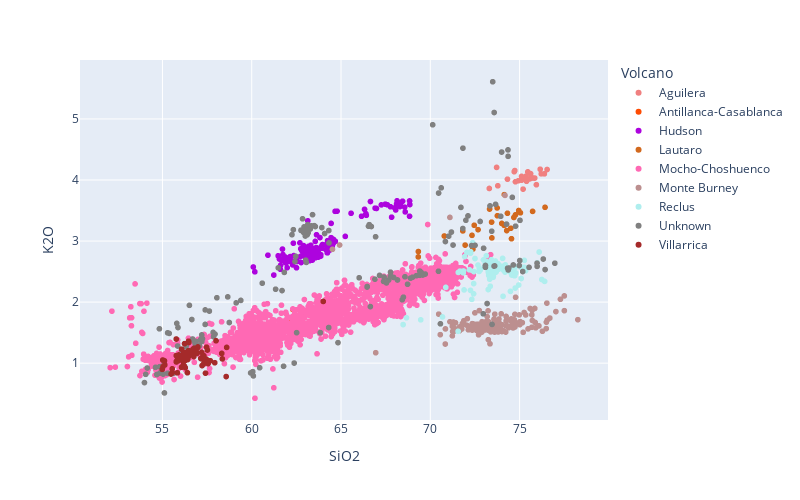

Notebook cell for this chart:
### Code cell
# compare chronology
from plotly.offline import plot, iplot, init_notebook_mode
import plotly.io as pio
#pio.renderers.default = "notebook"

import plotly.graph_objects as go
import plotly.express as px
import sys
sys.path.insert(1, '../Scripts')
from funciones import simbologia, color, Colores

volcanoes_by_latitude = pd.read_excel("../Scripts/VolcanesChile.xlsx")
volcanoes_by_latitude = volcanoes_by_latitude[(volcanoes_by_latitude.Activity!='Off')&
                                              (volcanoes_by_latitude.Latitud<-38.68)][['Volcan','Latitud']]
case1.sort_values('Volcano', inplace=True)

fig = px.scatter(case1, 'SiO2', 'K2O' , color = 'Volcano',
                 color_discrete_map = Colores(case1['Volcano'],type="volcano"), 
                 hover_data = ['SampleID','SampleObservationID',
                               'Volcano','Event','Authors',
                               'AnalyzedMaterial','Flag'],
                 labels = volcanoes_by_latitude['Volcan'],
                 width=800, height=500)

fig.show()
fig.write_html("../docs/CheckNormalizations_fig1.html", include_plotlyjs='cdn')# *to use the cdn option, internet conection is required

### Figure 1 — Plotly figure (JSON) as saved in the notebook; plotly's stock layout.template omitted (floating-point values rounded to 4 significant figures; data arrays with more than 128 entries replaced by an {"elided": "..."} marker saying what was removed)
{"data": [{"customdata": {"elided": "24x7 str values"}, "hovertemplate": "Volcano=%{customdata[2]}<br>SiO2=%{x}<br>K2O=%{y}<br>SampleID=%{customdata[0]}<br>SampleObservationID=%{customdata[1]}<br>Event=%{customdata[3]}<br>Authors=%{customdata[4]}<br>AnalyzedMaterial=%{customdata[5]}<br>Flag=%{customdata[6]}<extra></extra>", "legendgroup": "Aguilera", "marker": {"color": "lightcoral", "symbol": "circle"}, "mode": "markers", "name": "Aguilera", "showlegend": true, "type": "scattergl", "x": [74.77, 74.32, 73.71, 74.93, 76.15, 75.85, 76.54, 75.46, 74.7, 73.78, 74.73, 75.74, 75.62, 75.2, 76.39, 75.11, 75.56, 75.36, 75.94, 75.39, 73.3, 76.21, 75.11, 75.24], "xaxis": "x", "y": [3.971, 4.013, 4.207, 3.988, 4.176, 4.032, 4.172, 4.133, 4.137, 3.905, 4.155, 4.033, 4.104, 3.851, 4.101, 4.059, 4.017, 4.062, 3.923, 3.979, 3.862, 4.101, 3.997, 4.026], "yaxis": "y"}, {"customdata": [["CLD241H", "GSD5-C_4", "Antillanca-Casablanca", "Rayhuen", "Fontijn et al., 2016", "Glass shards", "Geochemistry_Issue"], ["CLD241H", "GSD5-C_28", "Antillanca-Casablanca", "Rayhuen", "Fontijn et al., 2016", "Glass shards", "Geochemistry_Issue"], ["CLD241H", "GSD5-C_9", "Antillanca-Casablanca", "Rayhuen", "Fontijn et al., 2016", "Glass shards", "Geochemistry_Issue"], ["CLD241H", "GSD5-C_8", "Antillanca-Casablanca", "Rayhuen", "Fontijn et al., 2016", "Glass shards", "Geochemistry_Issue"], ["CLD241H", "GSD5-C_6", "Antillanca-Casablanca", "Rayhuen", "Fontijn et al., 2016", "Glass shards", "Geochemistry_Issue"], ["CLD241H", "GSD5-C_27", "Antillanca-Casablanca", "Rayhuen", "Fontijn et al., 2016", "Glass shards", "Geochemistry_Issue"], ["CLD241H", "GSD5-C_30", "Antillanca-Casablanca", "Rayhuen", "Fontijn et al., 2016", "Glass shards", "Geochemistry_Issue"], ["CLD241H", "GSD5-C_21", "Antillanca-Casablanca", "Rayhuen", "Fontijn et al., 2016", "Glass shards", "Geochemistry_Issue"], ["CLD241H", "GSD5-C_2", "Antillanca-Casablanca", "Rayhuen", "Fontijn et al., 2016", "Glass shards", "Geochemistry_Issue"], ["CLD241H", "GSD5-C_22", "Antillanca-Casablanca", "Rayhuen", "Fontijn et al., 2016", "Glass shards", "Geochemistry_Issue"], ["CLD241H", "GSD5-C_14", "Antillanca-Casablanca", "Rayhuen", "Fontijn et al., 2016", "Glass shards", "Geochemistry_Issue"], ["CLD241H", "GSD5-C_12", "Antillanca-Casablanca", "Rayhuen", "Fontijn et al., 2016", "Glass shards", "Geochemistry_Issue"], ["CLD241H", "GSD5-C_10", "Antillanca-Casablanca", "Rayhuen", "Fontijn et al., 2016", "Glass shards", "Geochemistry_Issue"], ["CLD241H", "GSD5-C_20", "Antillanca-Casablanca", "Rayhuen", "Fontijn et al., 2016", "Glass shards", "Geochemistry_Issue"]], "hovertemplate": "Volcano=%{customdata[2]}<br>SiO2=%{x}<br>K2O=%{y}<br>SampleID=%{customdata[0]}<br>SampleObservationID=%{customdata[1]}<br>Event=%{customdata[3]}<br>Authors=%{customdata[4]}<br>AnalyzedMaterial=%{customdata[5]}<br>Flag=%{customdata[6]}<extra></extra>", "legendgroup": "Antillanca-Casablanca", "marker": {"color": "#fe4b03", "symbol": "circle"}, "mode": "markers", "name": "Antillanca-Casablanca", "showlegend": true, "type": "scattergl", "x": [63.94, 62.3, 61.42, 63.55, 64.69, 61.26, 63.8, 61.98, 62.55, 62.12, 62.73, 62.24, 63.03, 62.98], "xaxis": "x", "y": [1.856, 1.88, 1.592, 1.755, 1.918, 1.511, 1.864, 1.709, 1.775, 1.563, 1.685, 1.569, 1.803, 1.823], "yaxis": "y"}, {"customdata": {"elided": "124x7 str values"}, "hovertemplate": "Volcano=%{customdata[2]}<br>SiO2=%{x}<br>K2O=%{y}<br>SampleID=%{customdata[0]}<br>SampleObservationID=%{customdata[1]}<br>Event=%{customdata[3]}<br>Authors=%{customdata[4]}<br>AnalyzedMaterial=%{customdata[5]}<br>Flag=%{customdata[6]}<extra></extra>", "legendgroup": "Hudson", "marker": {"color": "#ad03de", "symbol": "circle"}, "mode": "markers", "name": "Hudson", "showlegend": true, "type": "scattergl", "x": [63.36, 63.17, 62.86, 61.6, 63.87, 63.56, 63.17, 63.61, 64.4, 63.93, 64.33, 61.24, 64.38, 63.4, 63.6, 64.48, 64.5, 64.68, 64.56, 63.82, 64.44, 62.36, 64.24, 62.17, 62.9, 63.56, 62.51, 63.73, 63.03, 64.6, 63.43, 64.22, 63.18, 61.91, 61.55, 63.61, 61.75, 62.16, 64.49, 61.48, 63.1, 63.31, 62.8, 60.91, 61.89, 62.14, 62.33, 63.63, 64.16, 61.8, 63.32, 62.99, 63.27, 64.58, 61.98, 61.72, 62.29, 61.62, 64.22, 61.67, 63.73, 63.36, 63.56, 65.24, 63.27, 68.01, 64.78, 66.91, 63.84, 65.56, 68.84, 67.59, 60.17, 62.14, 62.9, 63.14, 66.99, 66.15, 66.65, 63.27, 64.34, 63.11, 68.14, 62.75, 62.7, 62.43, 63.69, 63.12, 63.54, 63.25, 62.53, 62.77, 63.87, 68.11, 68.06, 67.48, 64.23, 64.41, 60.09, 64.25, 63.73, 63.93, 63.97, 62.68, 68.3, 62.04, 62.94, 62.8, 64.67, 66.32, 66.39, 64.45, 67.26, 68.56, 68.6, 63.14, 68.45, 68.32, 67.77, 67.84, 66.42, 68.84, 64.38, 68.86], "xaxis": "x", "y": [2.771, 2.796, 2.829, 2.538, 2.776, 2.838, 2.817, 2.884, 2.961, 2.925, 2.997, 2.443, 2.853, 2.689, 2.802, 3.045, 2.916, 2.996, 2.957, 3.057, 3.055, 2.762, 2.807, 2.687, 2.926, 2.994, 2.562, 2.828, 2.699, 2.98, 2.823, 2.809, 2.912, 2.642, 2.705, 2.893, 2.779, 2.746, 2.973, 2.758, 3.218, 2.93, 2.844, 2.768, 2.738, 2.723, 2.965, 3.103, 2.857, 2.719, 2.75, 2.835, 2.717, 3.026, 2.563, 2.868, 2.609, 2.603, 2.926, 2.682, 2.847, 2.887, 2.726, 3.077, 2.721, 3.543, 3.49, 3.539, 2.889, 3.455, 3.406, 3.594, 2.496, 2.696, 2.89, 2.811, 3.534, 3.406, 3.648, 2.821, 2.954, 2.843, 3.659, 2.874, 2.971, 2.672, 2.837, 2.743, 2.802, 2.68, 2.665, 2.648, 2.754, 3.608, 3.509, 3.604, 2.964, 2.997, 2.575, 3.007, 2.737, 2.881, 2.943, 2.74, 3.565, 2.661, 2.75, 2.76, 3.487, 3.519, 3.448, 3.29, 3.593, 3.556, 3.478, 3.331, 3.652, 3.603, 3.562, 3.391, 3.422, 3.657, 2.92, 3.598], "yaxis": "y"}, {"customdata": {"elided": "27x7 str values"}, "hovertemplate": "Volcano=%{customdata[2]}<br>SiO2=%{x}<br>K2O=%{y}<br>SampleID=%{customdata[0]}<br>SampleObservationID=%{customdata[1]}<br>Event=%{customdata[3]}<br>Authors=%{customdata[4]}<br>AnalyzedMaterial=%{customdata[5]}<br>Flag=%{customdata[6]}<extra></extra>", "legendgroup": "Lautaro", "marker": {"color": "Chocolate", "symbol": "circle"}, "mode": "markers", "name": "Lautaro", "showlegend": true, "type": "scattergl", "x": [75.05, 74.0, 74.77, 76.43, 74.55, 73.32, 72.39, 73.45, 73.74, 70.78, 69.33, 74.51, 74.32, 71.95, 73.76, 74.14, 72.34, 72.46, 75.73, 73.43, 69.33, 74.28, 74.14, 74.95, 71.82, 72.67, 74.68], "xaxis": "x", "y": [3.463, 3.289, 3.429, 3.553, 3.038, 3.524, 2.869, 3.051, 3.543, 3.083, 2.74, 3.21, 3.455, 2.934, 3.415, 3.76, 3.094, 3.259, 3.486, 3.31, 2.828, 3.171, 3.258, 3.501, 3.166, 3.186, 3.387], "yaxis": "y"}, {"customdata": {"elided": "2296x7 str values"}, "hovertemplate": "Volcano=%{customdata[2]}<br>SiO2=%{x}<br>K2O=%{y}<br>SampleID=%{customdata[0]}<br>SampleObservationID=%{customdata[1]}<br>Event=%{customdata[3]}<br>Authors=%{customdata[4]}<br>AnalyzedMaterial=%{customdata[5]}<br>Flag=%{customdata[6]}<extra></extra>", "legendgroup": "Mocho-Choshuenco", "marker": {"color": "hotpink", "symbol": "circle"}, "mode": "markers", "name": "Mocho-Choshuenco", "showlegend": true, "type": "scattergl", "x": {"elided": "2296 float values"}, "xaxis": "x", "y": {"elided": "2296 float values"}, "yaxis": "y"}, {"customdata": {"elided": "159x7 str values"}, "hovertemplate": "Volcano=%{customdata[2]}<br>SiO2=%{x}<br>K2O=%{y}<br>SampleID=%{customdata[0]}<br>SampleObservationID=%{customdata[1]}<br>Event=%{customdata[3]}<br>Authors=%{customdata[4]}<br>AnalyzedMaterial=%{customdata[5]}<br>Flag=%{customdata[6]}<extra></extra>", "legendgroup": "Monte Burney", "marker": {"color": "rosybrown", "symbol": "circle"}, "mode": "markers", "name": "Monte Burney", "showlegend": true, "type": "scattergl", "x": {"elided": "159 float values"}, "xaxis": "x", "y": {"elided": "159 float values"}, "yaxis": "y"}, {"customdata": {"elided": "96x7 str values"}, "hovertemplate": "Volcano=%{customdata[2]}<br>SiO2=%{x}<br>K2O=%{y}<br>SampleID=%{customdata[0]}<br>SampleObservationID=%{customdata[1]}<br>Event=%{customdata[3]}<br>Authors=%{customdata[4]}<br>AnalyzedMaterial=%{customdata[5]}<br>Flag=%{customdata[6]}<extra></extra>", "legendgroup": "Reclus", "marker": {"color": "Paleturquoise", "symbol": "circle"}, "mode": "markers", "name": "Reclus", "showlegend": true, "type": "scattergl", "x": [74.05, 73.64, 75.33, 74.5, 74.69, 73.54, 73.35, 73.21, 72.25, 75.08, 74.01, 72.67, 72.5, 72.98, 73.45, 73.14, 73.39, 73.78, 73.33, 74.2, 73.42, 73.45, 73.02, 74.75, 73.07, 75.28, 74.11, 73.65, 73.27, 72.44, 73.33, 73.26, 73.52, 74.18, 73.53, 74.76, 73.73, 72.37, 76.25, 71.56, 72.79, 72.05, 72.27, 71.92, 73.84, 73.17, 71.85, 72.19, 72.42, 73.36, 72.32, 70.87, 70.68, 68.48, 75.27, 74.07, 72.25, 74.95, 71.89, 69.47, 74.49, 76.09, 72.43, 73.65, 71.57, 73.24, 72.74, 73.57, 73.27, 68.67, 74.69, 72.74, 71.86, 76.4, 73.22, 74.37, 74.25, 74.79, 73.52, 74.6, 75.16, 73.57, 73.25, 73.69, 73.81, 74.46, 74.56, 75.99, 71.66, 75.09, 73.98, 74.06, 74.06, 73.31, 74.73, 74.64], "xaxis": "x", "y": [2.717, 2.673, 2.512, 2.543, 2.59, 2.505, 2.402, 2.616, 2.801, 2.562, 2.588, 2.607, 2.714, 2.691, 2.638, 2.759, 2.622, 2.632, 2.375, 2.61, 2.694, 2.67, 2.573, 2.567, 2.628, 2.568, 2.521, 2.633, 2.474, 2.5, 2.597, 2.494, 2.407, 2.491, 2.425, 2.23, 2.55, 2.974, 2.37, 1.521, 2.524, 2.814, 2.823, 2.745, 2.541, 2.66, 2.479, 2.529, 2.136, 2.26, 2.045, 2.241, 1.757, 1.631, 2.683, 2.095, 2.192, 2.28, 2.199, 1.709, 2.176, 2.82, 2.303, 2.488, 2.487, 2.205, 2.502, 2.548, 2.439, 1.744, 2.435, 2.548, 2.509, 2.34, 2.541, 2.554, 2.531, 2.477, 2.502, 2.588, 2.569, 2.503, 2.492, 2.494, 2.62, 2.496, 2.443, 2.643, 2.507, 2.387, 2.588, 2.568, 2.547, 2.501, 2.434, 2.495], "yaxis": "y"}, {"customdata": {"elided": "172x7 str values"}, "hovertemplate": "Volcano=%{customdata[2]}<br>SiO2=%{x}<br>K2O=%{y}<br>SampleID=%{customdata[0]}<br>SampleObservationID=%{customdata[1]}<br>Event=%{customdata[3]}<br>Authors=%{customdata[4]}<br>AnalyzedMaterial=%{customdata[5]}<br>Flag=%{customdata[6]}<extra></extra>", "legendgroup": "Unknown", "marker": {"color": "grey", "symbol": "circle"}, "mode": "markers", "name": "Unknown", "showlegend": true, "type": "scattergl", "x": {"elided": "172 float values"}, "xaxis": "x", "y": {"elided": "172 float values"}, "yaxis": "y"}, {"customdata": {"elided": "83x7 str values"}, "hovertemplate": "Volcano=%{customdata[2]}<br>SiO2=%{x}<br>K2O=%{y}<br>SampleID=%{customdata[0]}<br>SampleObservationID=%{customdata[1]}<br>Event=%{customdata[3]}<br>Authors=%{customdata[4]}<br>AnalyzedMaterial=%{customdata[5]}<br>Flag=%{customdata[6]}<extra></extra>", "legendgroup": "Villarrica", "marker": {"color": "brown", "symbol": "circle"}, "mode": "markers", "name": "Villarrica", "showlegend": true, "type": "scattergl", "x": [55.13, 55.77, 56.17, 57.41, 56.07, 56.46, 55.03, 57.45, 54.99, 57.48, 55.78, 56.19, 56.77, 55.91, 56.93, 57.15, 56.65, 56.48, 56.27, 56.41, 58.57, 56.34, 56.98, 58.35, 57.52, 57.2, 56.94, 56.72, 56.64, 55.84, 56.22, 56.15, 56.76, 55.48, 56.24, 56.79, 56.07, 58.0, 57.16, 57.33, 56.15, 57.93, 56.5, 56.22, 56.4, 55.8, 55.78, 56.97, 55.77, 64.01, 55.55, 55.89, 56.28, 56.19, 55.55, 56.2, 56.44, 56.51, 56.4, 56.43, 56.23, 57.32, 56.01, 55.86, 56.35, 57.22, 57.68, 57.56, 57.31, 58.32, 57.23, 57.22, 57.4, 56.05, 55.87, 56.44, 57.47, 56.25, 58.6, 56.07, 56.37, 55.11, 55.02], "xaxis": "x", "y": [0.971, 1.124, 0.968, 0.8361, 1.23, 1.359, 0.9441, 1.065, 0.8986, 1.031, 1.032, 1.177, 1.165, 1.135, 1.158, 1.077, 1.172, 1.338, 1.043, 1.058, 0.7804, 1.066, 1.266, 1.069, 1.215, 1.178, 1.166, 1.233, 1.147, 0.841, 1.121, 1.071, 1.108, 0.8216, 1.319, 1.246, 0.9335, 1.367, 1.073, 1.044, 1.033, 1.007, 1.192, 1.156, 0.8434, 1.114, 1.019, 1.251, 1.395, 2.011, 0.8442, 1.108, 0.9267, 1.046, 0.907, 1.076, 1.201, 1.201, 1.164, 1.109, 0.9529, 1.121, 1.115, 1.061, 1.143, 0.9605, 1.04, 0.9922, 0.9886, 1.159, 1.096, 0.9608, 1.061, 1.093, 1.038, 1.097, 1.263, 1.117, 1.258, 1.094, 1.088, 1.038, 1.051], "yaxis": "y"}], "layout": {"height": 500, "legend": {"title": {"text": "Volcano"}, "tracegroupgap": 0}, "margin": {"t": 60}, "width": 800, "xaxis": {"anchor": "y", "domain": [0, 1], "title": {"text": "SiO2"}}, "yaxis": {"anchor": "x", "domain": [0, 1], "title": {"text": "K2O"}}}}
